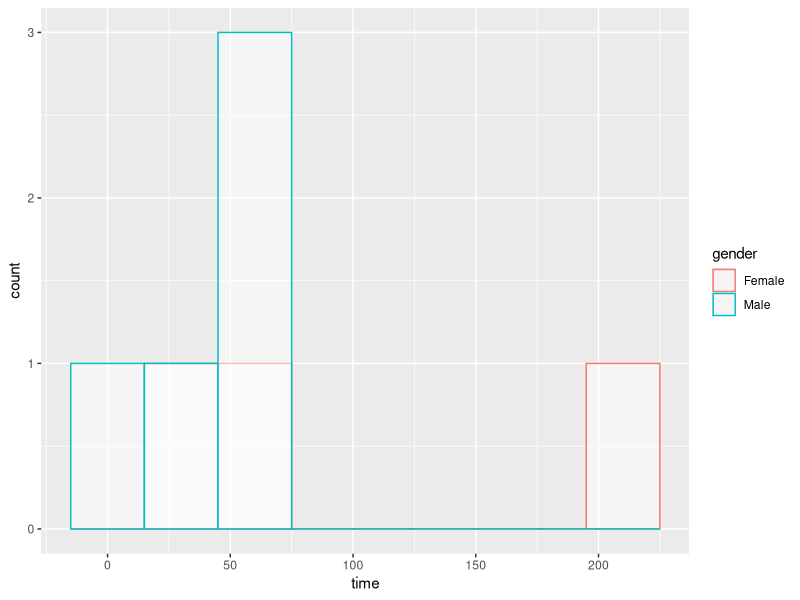

Recreate this plot in R. (Note: this script raises an error after producing the figure.)
library(tidyverse)

library(VIM)
library(readxl)

### distance 
data <- read_csv('./results/student_stat.csv')

pca_data <- read_excel("data/pca_data.xlsx")
colnames(pca_data) <- c("name",paste('c',as.character(1:9),sep = ""),'gender','hight')
pca_data$name <-gsub(" ", "", pca_data$name, fixed = TRUE)

a <- merge(as.data.frame(pca_data), as.data.frame(data),by.x = 'name',by.y = 'name')

ggplot(a, aes(x=time,color=gender)) + 
  geom_histogram(fill="white", alpha=0.5, position="identity",binwidth=30)




data <- as.data.frame(data)
distance_data <- data[,3:8]
rownames(distance_data) <- data$name
distance <- get_dist(distance_data)

pdf("results/distance.pdf") 
fviz_dist(distance, gradient = list(low = "#00AFBB", mid = "white", high = "#FC4E07"))
dev.off() 



data <- read_csv('./results/student_quantile.csv')
yaw_mean <- data %>% select(ends_with('mean') & starts_with('yaw'))
yaw_mean$name <- data$name
long <- yaw_mean %>% pivot_longer(!name, names_to = "quantile", values_to = "count")
long <- long %>%mutate(quantile = ifelse(as.character(quantile) == "yaw_quantile1_mean", "0-20%", as.character(quantile))) %>% 
  mutate(quantile = ifelse(as.character(quantile) == "yaw_quantile2_mean", "20%-40%", as.character(quantile))) %>% 
  mutate(quantile = ifelse(as.character(quantile) == "yaw_quantile3_mean", "40%-60%", as.character(quantile))) %>% 
  mutate(quantile = ifelse(as.character(quantile) == "yaw_quantile4_mean", "60%-80%", as.character(quantile))) %>% 
  mutate(quantile = ifelse(as.character(quantile) == "yaw_quantile5_mean", "80%-100%", as.character(quantile))) 

yaw <- ggplot(data=long, aes(x=quantile, y=count,group=name)) +
  geom_line(aes(col=name),size =1) +
  labs(x="Quantile %", y = "Mean Yaw")+
  theme_minimal()+
  theme(axis.text=element_text(size=12),
         axis.title=element_text(size=14,face="bold"))+
  theme(legend.position = "bottom")


roll_mean <- data %>% select(ends_with('mean') & starts_with('roll'))
roll_mean$name <- data$name
long <- roll_mean %>% pivot_longer(!name, names_to = "quantile", values_to = "count")
long <- long %>%mutate(quantile = ifelse(as.character(quantile) == "roll_quantile1_mean", "0-20%", as.character(quantile))) %>% 
  mutate(quantile = ifelse(as.character(quantile) == "roll_quantile2_mean", "20%-40%", as.character(quantile))) %>% 
  mutate(quantile = ifelse(as.character(quantile) == "roll_quantile3_mean", "40%-60%", as.character(quantile))) %>% 
  mutate(quantile = ifelse(as.character(quantile) == "roll_quantile4_mean", "60%-80%", as.character(quantile))) %>% 
  mutate(quantile = ifelse(as.character(quantile) == "roll_quantile5_mean", "80%-100%", as.character(quantile))) 

roll <- ggplot(data=long, aes(x=quantile, y=count,group=name)) +
  geom_line(aes(col=name),size =1) +
  labs(x="Quantile %", y = "Mean Roll")+
  theme_minimal()+
  theme(axis.text=element_text(size=12),
        axis.title=element_text(size=14,face="bold"))+
  theme(legend.position = "bottom")


pitch_mean <- data %>% select(ends_with('mean') & starts_with('pitch'))
pitch_mean$name <- data$name
long <- pitch_mean %>% pivot_longer(!name, names_to = "quantile", values_to = "count")
long <- long %>%mutate(quantile = ifelse(as.character(quantile) == "pitch_quantile1_mean", "0-20%", as.character(quantile))) %>% 
  mutate(quantile = ifelse(as.character(quantile) == "pitch_quantile2_mean", "20%-40%", as.character(quantile))) %>% 
  mutate(quantile = ifelse(as.character(quantile) == "pitch_quantile3_mean", "40%-60%", as.character(quantile))) %>% 
  mutate(quantile = ifelse(as.character(quantile) == "pitch_quantile4_mean", "60%-80%", as.character(quantile))) %>% 
  mutate(quantile = ifelse(as.character(quantile) == "pitch_quantile5_mean", "80%-100%", as.character(quantile))) 

pitch <- ggplot(data=long, aes(x=quantile, y=count,group=name)) +
  geom_line(aes(col=name),size =1) +
  labs(x="Quantile %", y = "Mean Pitch")+
  theme_minimal()+
  theme(axis.text=element_text(size=12),
        axis.title=element_text(size=14,face="bold"))+
  theme(legend.position = "bottom")


pdf("results/quant-mean.pdf") 
ggarrange(yaw,roll,pitch,common.legend = TRUE, legend="bottom", ncol = 1, nrow = 3)
dev.off() 




data <- read_csv('./results/student_quantile.csv')
yaw_mean <- data %>% select(ends_with('sd') & starts_with('yaw'))
yaw_mean$name <- data$name
long <- yaw_mean %>% pivot_longer(!name, names_to = "quantile", values_to = "count")
long <- long %>%mutate(quantile = ifelse(as.character(quantile) == "yaw_quantile1_sd", "0-20%", as.character(quantile))) %>% 
  mutate(quantile = ifelse(as.character(quantile) == "yaw_quantile2_sd", "20%-40%", as.character(quantile))) %>% 
  mutate(quantile = ifelse(as.character(quantile) == "yaw_quantile3_sd", "40%-60%", as.character(quantile))) %>% 
  mutate(quantile = ifelse(as.character(quantile) == "yaw_quantile4_sd", "60%-80%", as.character(quantile))) %>% 
  mutate(quantile = ifelse(as.character(quantile) == "yaw_quantile5_sd", "80%-100%", as.character(quantile))) 

yaw <- ggplot(data=long, aes(x=quantile, y=count,group=name)) +
  geom_line(aes(col=name),size =1) +
  labs(x="Quantile %", y = "SD Yaw")+
  theme_minimal()+
  theme(axis.text=element_text(size=12),
        axis.title=element_text(size=14,face="bold"))+
  theme(legend.position = "bottom")


roll_mean <- data %>% select(ends_with('sd') & starts_with('roll'))
roll_mean$name <- data$name
long <- roll_mean %>% pivot_longer(!name, names_to = "quantile", values_to = "count")
long <- long %>%mutate(quantile = ifelse(as.character(quantile) == "roll_quantile1_sd", "0-20%", as.character(quantile))) %>% 
  mutate(quantile = ifelse(as.character(quantile) == "roll_quantile2_sd", "20%-40%", as.character(quantile))) %>% 
  mutate(quantile = ifelse(as.character(quantile) == "roll_quantile3_sd", "40%-60%", as.character(quantile))) %>% 
  mutate(quantile = ifelse(as.character(quantile) == "roll_quantile4_sd", "60%-80%", as.character(quantile))) %>% 
  mutate(quantile = ifelse(as.character(quantile) == "roll_quantile5_sd", "80%-100%", as.character(quantile))) 

roll <- ggplot(data=long, aes(x=quantile, y=count,group=name)) +
  geom_line(aes(col=name),size =1) +
  labs(x="Quantile %", y = "SD Roll")+
  theme_minimal()+
  theme(axis.text=element_text(size=12),
        axis.title=element_text(size=14,face="bold"))+
  theme(legend.position = "bottom")


pitch_mean <- data %>% select(ends_with('sd') & starts_with('pitch'))
pitch_mean$name <- data$name
long <- pitch_mean %>% pivot_longer(!name, names_to = "quantile", values_to = "count")
long <- long %>%mutate(quantile = ifelse(as.character(quantile) == "pitch_quantile1_sd", "0-20%", as.character(quantile))) %>% 
  mutate(quantile = ifelse(as.character(quantile) == "pitch_quantile2_sd", "20%-40%", as.character(quantile))) %>% 
  mutate(quantile = ifelse(as.character(quantile) == "pitch_quantile3_sd", "40%-60%", as.character(quantile))) %>% 
  mutate(quantile = ifelse(as.character(quantile) == "pitch_quantile4_sd", "60%-80%", as.character(quantile))) %>% 
  mutate(quantile = ifelse(as.character(quantile) == "pitch_quantile5_sd", "80%-100%", as.character(quantile))) 

pitch <- ggplot(data=long, aes(x=quantile, y=count,group=name)) +
  geom_line(aes(col=name),size =1) +
  labs(x="Quantile %", y = "SD Pitch")+
  theme_minimal()+
  theme(axis.text=element_text(size=12),
        axis.title=element_text(size=14,face="bold"))+
  theme(legend.position = "bottom")


pdf("results/quant-sd.pdf") 
ggarrange(yaw,roll,pitch,common.legend = TRUE, legend="bottom", ncol = 1, nrow = 3)
dev.off() 
